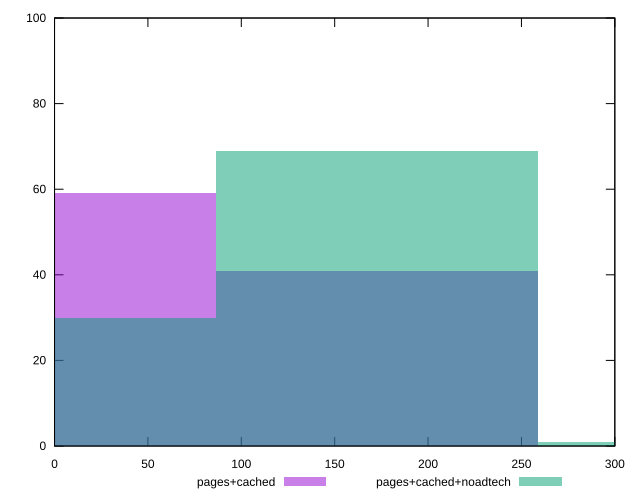

This figure's gnuplot source:
reset

$pagesCached <<EOF
0 59
172.6932265898491 41
EOF

$pagesCachedNoadtech <<EOF
0 30
172.6932265898491 69
345.3864531796982 1
EOF

set key outside below
set boxwidth 172.6932265898491
set xrange [0:300]
set yrange [0:100]
set trange [0:100]
set style fill transparent solid 0.5 noborder
set terminal svg size 640, 500 enhanced background rgb 'white'
set output "report_00018_2021-02-10T15-25-16.877Z/unused-css-rules/comparison/histogram/1_vs_2.svg"

plot $pagesCached title "pages+cached" with boxes, \
     $pagesCachedNoadtech title "pages+cached+noadtech" with boxes

reset
